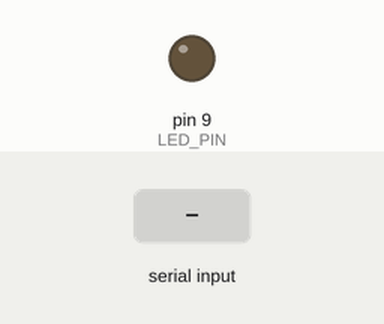
Recording of a sketch running on a simulated Arduino Uno, built with avr-gcc and run on an emulated ATmega328P. Parts: output pins drawn as LEDs (lit = HIGH). The test bench sets the inputs (shaded band).

Above: at 1.2 s.
1.3 s: "5\n" received over Serial
At 2.2 s:
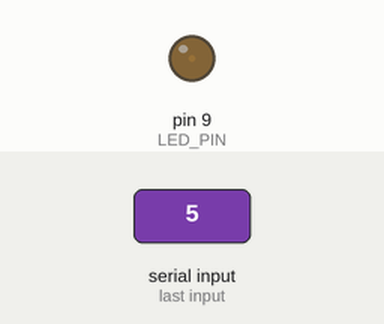
2.8 s: "90\n" received over Serial
At 3.4 s:
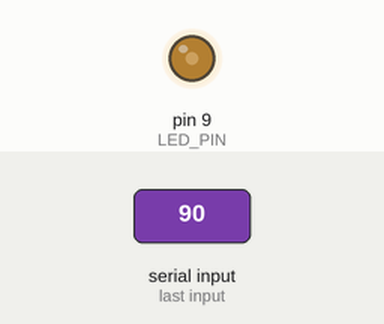
4.3 s: "200\n" received over Serial
At 5.5 s:
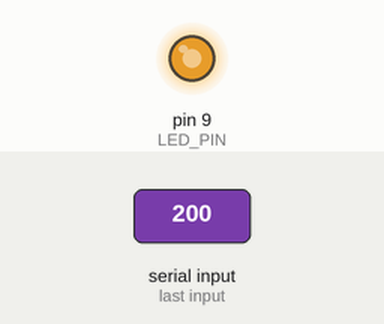
5.8 s: "1,90\n" received over Serial
At 6.9 s:
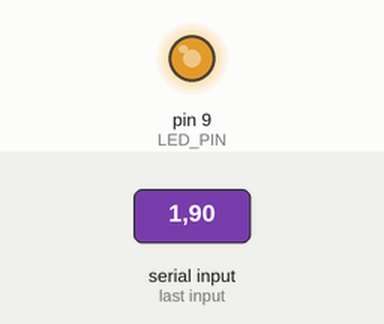
Timing chart, 0 to 8.3 s (numbered marks = the images above; inputs shaded):
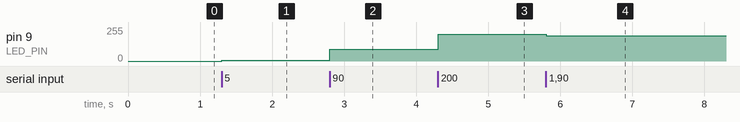

Measured:
- after the input at 1.3 s, pin 9 (LED_PIN): 0/255 → 5/255 at once
- after the input at 2.8 s, pin 9 (LED_PIN): 5/255 → 90/255 at once
- after the input at 4.3 s, pin 9 (LED_PIN): 90/255 → 200/255 at once
- after the input at 5.8 s, pin 9 (LED_PIN): 200/255 → 190/255 at once

The sketch:

19.1.ino
```cpp
#define LED_PIN 9
String message;

void setup() {
  pinMode(LED_PIN, OUTPUT);
  Serial.begin(9600);
}

void loop() {
  while (Serial.available()) {
    char incomingChar = Serial.read();

    if ((incomingChar >= '0' && incomingChar <= '9') || incomingChar == '-') {
      message += incomingChar;
    } else if (incomingChar == '\n' && message.length() > 0) {
      int value = message.toInt();

      if (message.toInt() == 0 && message != "0") {
        Serial.println("Ошибка: введено некорректное значение!");
      } else if (value >= 0 && value <= 255) {
        analogWrite(LED_PIN, value);
      } else {
        Serial.println("Ошибка: значение должно быть от 0 до 255!");
      }

      message = "";
    }
  }
}
```
